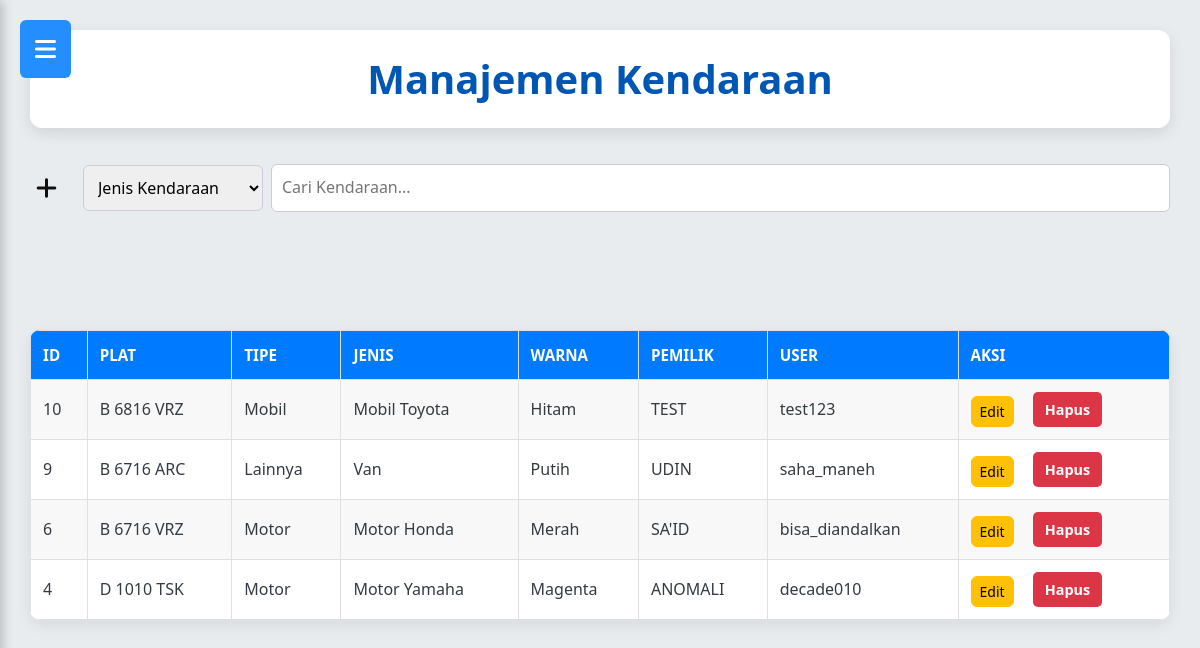
Page /daftar_kendaraan.php (signed in) on the earlier database version.
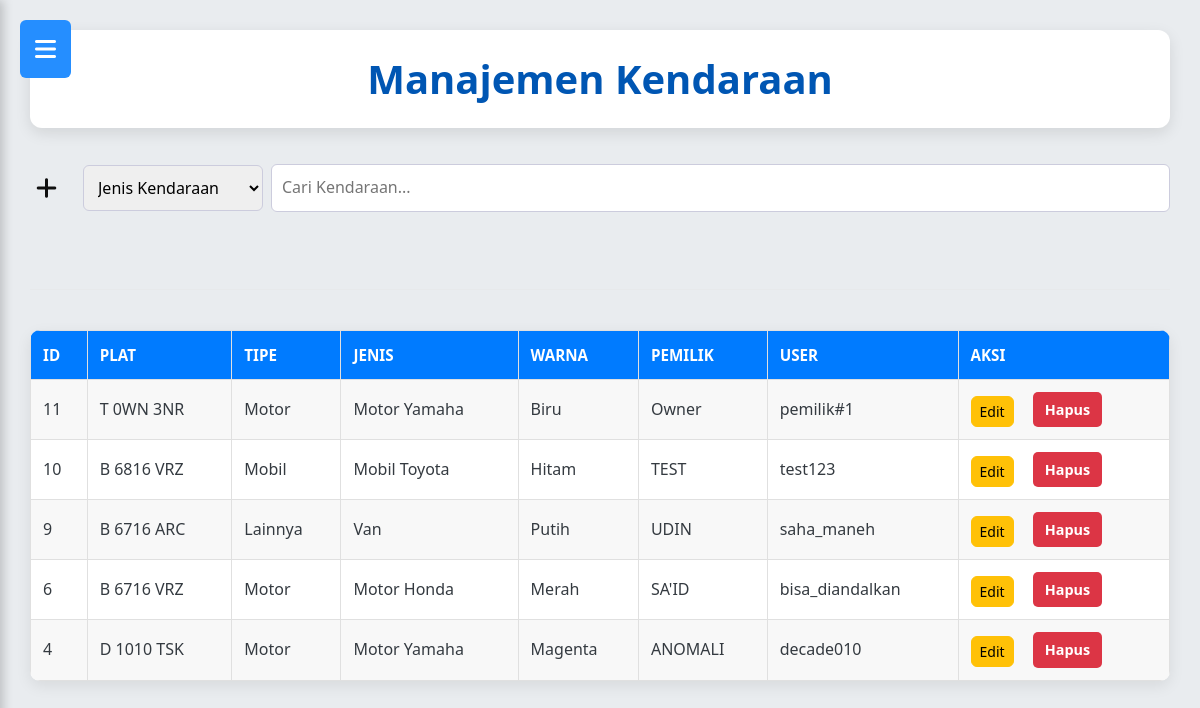
Same page on the later database version.
### tables this page shows
CREATE TABLE `tb_kendaraan` (
  `id_kendaraan` int(11) NOT NULL,
  `plat_nomor` varchar(15) NOT NULL,
  `tipe_kendaraan` enum('motor','mobil','lainnya') NOT NULL,
  `jenis_kendaraan` varchar(20) NOT NULL,
  `warna` varchar(20) NOT NULL,
  `pemilik` varchar(100) NOT NULL,
  `id_user` int(11) NOT NULL
);

CREATE TABLE `tb_user` (
  `id_user` int(11) NOT NULL,
  `nama_lengkap` varchar(50) NOT NULL,
  `username` varchar(50) NOT NULL,
  `password` varchar(100) NOT NULL,
  `role` enum('admin','petugas','owner') NOT NULL,
  `status_aktif` tinyint(1) NOT NULL
);

### daftar_kendaraan.php (the view, shortened to what this page needs)
<?php
include 'koneksi_parkir.php';
$data_kendaraan = $conn->query("
    SELECT k.*, u.username
    FROM tb_kendaraan k
    JOIN tb_user u ON k.id_user = u.id_user
    ORDER BY k.id_kendaraan DESC
");
?>
<!DOCTYPE html>
<html lang="id">
    <head>
        <link href="https://cdn.jsdelivr.net/npm/bootstrap@5.3.0/dist/css/bootstrap.min.css" rel="stylesheet">
        <link href="https://cdnjs.cloudflare.com/ajax/libs/font-awesome/6.4.2/css/all.min.css" rel="stylesheet">
        <link href="https://cdnjs.cloudflare.com/ajax/libs/font-awesome/6.4.0/css/all.min.css" rel="stylesheet">
        <link rel="stylesheet" href="https://cdnjs.cloudflare.com/ajax/libs/font-awesome/6.0.0-beta3/css/all.min.css">
        <link rel="stylesheet" href="desain_parkir.css">
    </head>
    <body>
    <main class="main-content">
        <header class="main-header"><h2>Manajemen Kendaraan</h2></header>
            <?php include 'sidebar_parkiran.php'; ?>
             <div class="toolbar-parkir">
                <button type="button" class="btn-icon" data-bs-toggle="modal" data-bs-target="#modalKendaraan">
                    <i class="fa-solid fa-plus"></i>
                </button>
                <div class="search-wrapper">
                    <select id="searchType">
                        <option value="jenis">Jenis Kendaraan</option>
                    </select>
                    <input type="text" id="searchBox" placeholder="Cari Kendaraan...">
                </div>
             </div>
            <br>
    <hr>
            <table>
                <tr>
                    <th>ID</th>
                    <th>Plat</th>
                    <th>Tipe</th>
                    <th>Jenis</th>
                    <th>Warna</th>
                    <th>Pemilik</th>
                    <th>User</th>
                    <th>Aksi</th>
                </tr>
                <?php while ($row = $data_kendaraan->fetch_assoc()): ?>
                    <tr>
                        <td><?= $row['id_kendaraan'] ?></td>
                        <td><?= $row['plat_nomor'] ?></td>
                        <td><?= ucfirst($row['tipe_kendaraan']) ?></td>
                        <td><?= $row['jenis_kendaraan'] ?></td>
                        <td><?= $row['warna'] ?></td>
                        <td><?= $row['pemilik'] ?></td>
                        <td><?= $row['username'] ?></td>
                        <td><button type="button"class="btn btn-sm btn-warning btnEdit"
                        data-id="<?= $row['id_kendaraan'] ?>"
                        data-plat="<?= $row['plat_nomor'] ?>"
                        data-tipe="<?= $row['tipe_kendaraan'] ?>"
                        data-jenis="<?= $row['jenis_kendaraan'] ?>"
                        data-warna="<?= $row['warna'] ?>"
                        data-pemilik="<?= $row['pemilik'] ?>"
                        data-user="<?= $row['id_user'] ?>">
                        Edit</button>
                        <a class="action-link delete-link" href="?action=delete&id=<?= $row['id_kendaraan'] ?>" onclick="return confirm('Hapus kendaraan?')">Hapus</a></td>
                    </tr>
                <?php endwhile; ?>
            </table>
    </main>
</body>
</html>

Differences in the rows shown:
added tb_kendaraan: id_kendaraan "11", plat_nomor "T 0WN 3NR", tipe_kendaraan "Motor", jenis_kendaraan "Motor Yamaha", warna "Biru", pemilik "Owner", id_user.username "pemilik#1"
